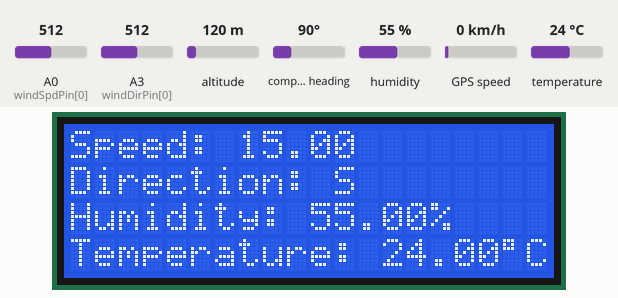
Bench run of a sketch on a simulated Arduino Nano, built with avr-gcc and run on an emulated ATmega328P. Parts: 20×4 character LCD. The test bench sets the inputs (shaded band); at power-on: A3 (windDirPin[0]) = 512, A0 (windSpdPin[0]) = 512, altitude 120 m, compass heading 90°, humidity 55 %, GPS speed 0 km/h, temperature 24 °C. EEPROM starts erased; the GPS gets a fix after 3 s at 37.7749, -122.4194 with 8 satellites.

Above: at 1.3 s.
1.4 s: A3 (windDirPin[0]) set to 374
3.6 s: A3 (windDirPin[0]) set to 90
At 4.6 s:
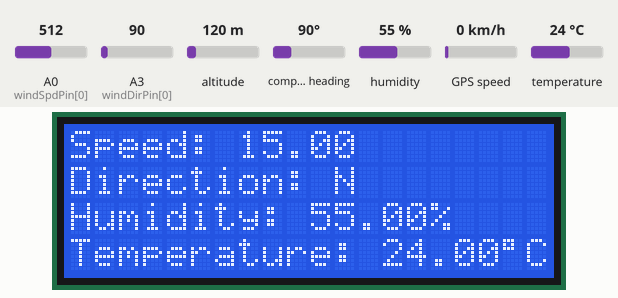
5.6 s: A3 (windDirPin[0]) set to 110
At 7.4 s:
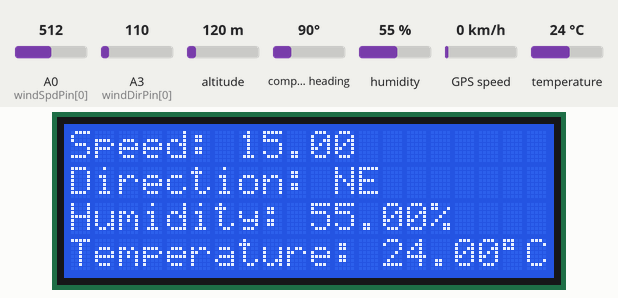
7.7 s: A3 (windDirPin[0]) set to 716
At 9.0 s:
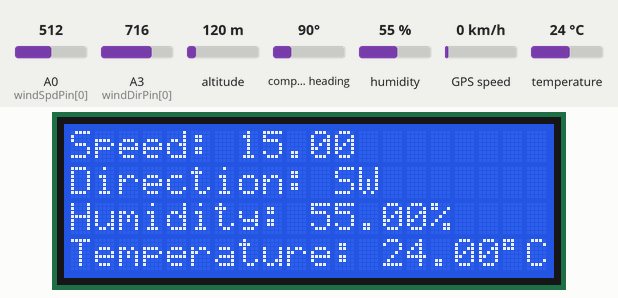
9.6 s: A3 (windDirPin[0]) set to 502
11.6 s: A3 (windDirPin[0]) set to 940
At 13.6 s:
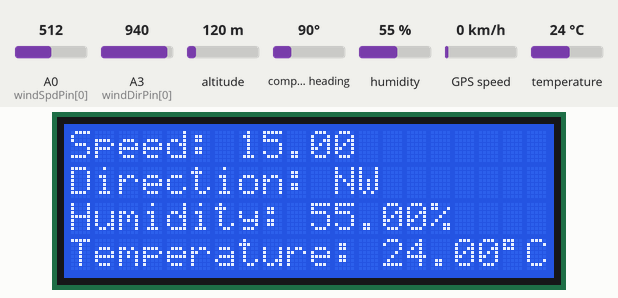
Timing chart, 0 to 14.7 s (numbered marks = the images above; inputs shaded):
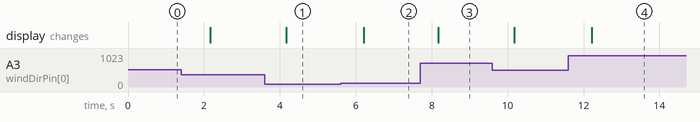

Measured:
- after the input at 3.6 s, the display: changes after 0.57 s (image 1)
- after the input at 5.6 s, the display: changes after 0.61 s (image 2)
- after the input at 7.7 s, the display: changes after 0.48 s (image 3)
- after the input at 11.6 s, the display: changes after 0.62 s (image 4)

The sketch:

slave.ino
```cpp
#include <Wire.h>
#include <LiquidCrystal_I2C.h>
#include "DHT.h"
#include <EEPROM.h>
#include <SoftwareSerial.h>
#include <TinyGPS++.h>
#include <Time.h>

int windSpdPin[3] = { A0, A1, A2 };  // A0, A1, A2: Wind speed sensor output
int windDirPin[3] = { A3, A6, A7 };  // A3, A6, A7: Wind direction sensor output
// A2-A3, A6-A7: Other sensors

static const int GPSRXPin = 2, GPSTXPin = 3;
static const uint32_t GPSBaud = 9600;
TinyGPSPlus gps;
SoftwareSerial gpsSerial(GPSRXPin, GPSTXPin);

// D0 - D5: UART
int DHT_PIN[3] = { 2, 3, 4 };  // D4, D5, D6: DHT22 sensor output
#define DHT_TYPE DHT22
// D10 - D13: SPI - Ethernet

int windSpdSensorVal[3] = { 0, 0, 0 };
int windDirSensorVal[3] = { 0, 0, 0 };

float windSpeed[3] = { 0, 0, 0 };
char windDirection[3][3] = { "N ", "N ", "N " };
float humidity[3] = { 0, 0, 0 };
float temperature[3] = { 0, 0, 0 };

unsigned long nextSendTime = 0, readSensorTime = 0;

LiquidCrystal_I2C lcd(0x27, 20, 4);
// DHT dht1(DHT_PIN[0], DHT_TYPE), dht2(DHT_PIN[1], DHT_TYPE), dht3(DHT_PIN[2], DHT_TYPE);
DHT dht[] = {
  { DHT_PIN[0], DHT_TYPE },
  { DHT_PIN[1], DHT_TYPE },
  { DHT_PIN[2], DHT_TYPE },
};

struct SlaveConfig {
  bool set1Enabled;
  bool set2Enabled;
  bool set3Enabled;
  long sendInterval;

  String toString() {
    return "set1Enabled=" + String(set1Enabled) + ", set2Enabled=" + String(set2Enabled) + ", set3Enabled=" + String(set3Enabled);
  }
};

SlaveConfig slaveConfig;

void readSlaveConfig() {
  EEPROM.get(0, slaveConfig);
  loadDefaultConfig();
}

void loadDefaultConfig() {
  // slaveConfig.set1Enabled = true;
  // slaveConfig.set2Enabled = true;
  // slaveConfig.set3Enabled = true;
  if (slaveConfig.sendInterval < 60000)
    slaveConfig.sendInterval = 60000;
  saveSlaveConfig();
}

void saveSlaveConfig() {
  EEPROM.put(0, slaveConfig);
}

void setWindDirection(int set, int value) {
  if (value < 100) {
    memcpy(windDirection[set], "N ", 2);
  } else if (value < 250) {
    memcpy(windDirection[set], "NE", 2);
  } else if (value < 384) {
    memcpy(windDirection[set], "E ", 2);
  } else if (value < 512) {
    memcpy(windDirection[set], "SE", 2);
  } else if (value < 640) {
    memcpy(windDirection[set], "S ", 2);
  } else if (value < 768) {
    memcpy(windDirection[set], "SW", 2);
  } else if (value < 930) {
    memcpy(windDirection[set], "W ", 2);
  } else {
    memcpy(windDirection[set], "NW", 2);
  }
}

void printGps() {
  if (gps.location.isValid()) {
    Serial.print(F("AT+LOG=Latitude: "));
    Serial.print(gps.location.lat(), 6);
    Serial.print(F(" Longitude: "));
    Serial.println(gps.location.lng(), 6);
  } else {
    Serial.println(F("AT+LOG=Location not valid"));
  }
}

struct tm t = { 0 };

void sendData() {
  printGps();
  t.tm_year = gps.date.year() - 1870;
  t.tm_mon = gps.date.month() - 1;
  t.tm_mday = gps.date.day();
  t.tm_hour = gps.time.hour();
  t.tm_min = gps.time.minute();
  t.tm_sec = gps.time.second();
  time_t timeSinceEpoch = mktime(&t) - 86400;
  // Serial.println(timeSinceEpoch);
  // Example:
  //   {
  //     "timestamp": 1694546607,
  //     "location": {
  //         "lat": 52.202041606614195,
  //         "lon": 21.034210583578016
  //     },
  //     "records": [
  //         {
  //             "windSpeed": 1.0,
  //             "windDirection": "NW",
  //             "temperature": 27,
  //             "humidity": 61.6
  //         }
  //     ]
  // }
  String data = "{\"ts\":" + String(timeSinceEpoch) + ",\"loc\":{\"lat\":" + String(gps.location.lat(), 6) + ",\"lon\":" + String(gps.location.lng(), 6) + "},\"rcs\":[";
  for (int i = 0; i < 1; i++) {
    data += "{\"ws\":" + String(windSpeed[i]) + ",\"wd\":\"" + String(windDirection[i]) + "\",\"t\":" + String(temperature[i]) + ",\"h\":" + String(humidity[i]) + "}";
    if (i < 1 - 1)
      data += ",";
  }
  data += "]}";
  Serial.println("AT+DATA=" + data);
}

void setup() {
  // put your setup code here, to run once:
  readSlaveConfig();
  Wire.begin();
  for (auto &sensor : dht) {
    sensor.begin();
  }
  Serial.begin(9600);
  gpsSerial.begin(GPSBaud);

  // Initialize LCD
  lcd.init();
  lcd.backlight();

  lcd.setCursor(0, 0);
  lcd.print("Welcome to");
  lcd.setCursor(0, 1);
  lcd.print("Weather Station");
  lcd.setCursor(0, 2);
  lcd.print("Monitor");

  nextSendTime = millis() + slaveConfig.sendInterval;
}

void loop() {
  if (readSensorTime < millis()) {
    readSensorTime = millis() + 1000;
    lcd.clear();
    for (int i = 0; i < 1; i++) {
      windSpdSensorVal[i] = analogRead(windSpdPin[i]);
      windSpeed[i] = map(windSpdSensorVal[i], 0, 1023, 0, 300);
      windSpeed[i] = windSpeed[i] / 10;
      lcd.setCursor(0, 0);
      lcd.print("Speed: ");
      lcd.print(windSpeed[i]);

      windDirSensorVal[i] = analogRead(windDirPin[i]);
      setWindDirection(i, windDirSensorVal[i]);
      lcd.setCursor(0, 1);
      lcd.print("Direction: ");
      lcd.print(windDirection[i]);

      humidity[i] = dht[i].readHumidity();
      temperature[i] = dht[i].readTemperature();
      if (isnan(humidity[i]) || isnan(temperature[i])) {
        Serial.println(F("AT+LOG=Failed to read from DHT sensor!"));
      } else {
        lcd.setCursor(0, 2);
        lcd.print("Humidity: ");
        lcd.print(humidity[i]);
        lcd.print("%");
        lcd.setCursor(0, 3);
        lcd.print("Temperature: ");
        lcd.print(temperature[i]);
        lcd.print(char(223));
        lcd.print("C");
      }
    }
  }

  // Handle GPS data
  if (gpsSerial.available() > 0) {
    while (gpsSerial.available() > 0)
      gps.encode(gpsSerial.read());
  }

  if (millis() >= nextSendTime) {
    nextSendTime = millis() + slaveConfig.sendInterval;
    sendData();
  }
}
```
